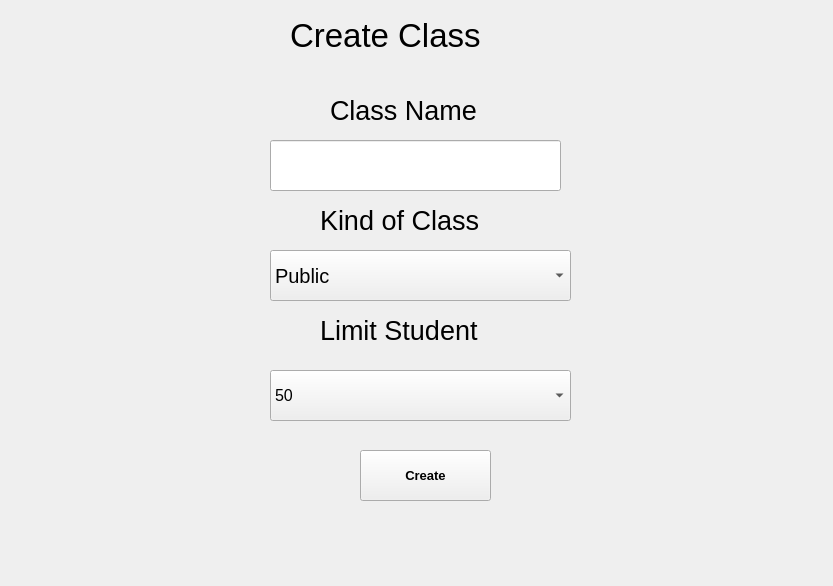
<?xml version="1.0" encoding="UTF-8"?>
<ui version="4.0">
 <class>reaksaui2</class>
 <widget class="QWidget" name="reaksaui2">
  <property name="geometry">
   <rect>
    <x>0</x>
    <y>0</y>
    <width>833</width>
    <height>586</height>
   </rect>
  </property>
  <property name="windowTitle">
   <string>Form</string>
  </property>
  <property name="windowIcon">
   <iconset>
    <normaloff>D:/I Test (3).png</normaloff>D:/I Test (3).png</iconset>
  </property>
  <widget class="QLabel" name="label">
   <property name="geometry">
    <rect>
     <x>290</x>
     <y>0</y>
     <width>261</width>
     <height>71</height>
    </rect>
   </property>
   <property name="font">
    <font>
     <pointsize>25</pointsize>
    </font>
   </property>
   <property name="text">
    <string>Create Class </string>
   </property>
  </widget>
  <widget class="QLabel" name="label_2">
   <property name="geometry">
    <rect>
     <x>330</x>
     <y>90</y>
     <width>201</width>
     <height>41</height>
    </rect>
   </property>
   <property name="font">
    <font>
     <pointsize>20</pointsize>
    </font>
   </property>
   <property name="text">
    <string>Class Name</string>
   </property>
  </widget>
  <widget class="QLineEdit" name="lineEdit">
   <property name="geometry">
    <rect>
     <x>270</x>
     <y>140</y>
     <width>291</width>
     <height>51</height>
    </rect>
   </property>
   <property name="font">
    <font>
     <pointsize>20</pointsize>
    </font>
   </property>
  </widget>
  <widget class="QPushButton" name="pushButton">
   <property name="geometry">
    <rect>
     <x>360</x>
     <y>450</y>
     <width>131</width>
     <height>51</height>
    </rect>
   </property>
   <property name="font">
    <font>
     <pointsize>10</pointsize>
     <weight>75</weight>
     <bold>true</bold>
    </font>
   </property>
   <property name="text">
    <string>Create</string>
   </property>
  </widget>
  <widget class="QLabel" name="label_3">
   <property name="geometry">
    <rect>
     <x>320</x>
     <y>200</y>
     <width>201</width>
     <height>41</height>
    </rect>
   </property>
   <property name="font">
    <font>
     <pointsize>20</pointsize>
    </font>
   </property>
   <property name="text">
    <string>Kind of Class</string>
   </property>
  </widget>
  <widget class="QComboBox" name="comboBox">
   <property name="geometry">
    <rect>
     <x>270</x>
     <y>250</y>
     <width>301</width>
     <height>51</height>
    </rect>
   </property>
   <property name="font">
    <font>
     <pointsize>15</pointsize>
    </font>
   </property>
   <item>
    <property name="text">
     <string>Public</string>
    </property>
   </item>
   <item>
    <property name="text">
     <string>Privite</string>
    </property>
   </item>
  </widget>
  <widget class="QLabel" name="label_4">
   <property name="geometry">
    <rect>
     <x>320</x>
     <y>310</y>
     <width>201</width>
     <height>41</height>
    </rect>
   </property>
   <property name="font">
    <font>
     <pointsize>20</pointsize>
    </font>
   </property>
   <property name="text">
    <string>Limit Student</string>
   </property>
  </widget>
  <widget class="QComboBox" name="comboBox_2">
   <property name="geometry">
    <rect>
     <x>270</x>
     <y>370</y>
     <width>301</width>
     <height>51</height>
    </rect>
   </property>
   <property name="font">
    <font>
     <pointsize>12</pointsize>
    </font>
   </property>
   <item>
    <property name="text">
     <string>50</string>
    </property>
   </item>
   <item>
    <property name="text">
     <string>Bigger 100</string>
    </property>
   </item>
   <item>
    <property name="text">
     <string>Bigger 120</string>
    </property>
   </item>
   <item>
    <property name="text">
     <string>Bigger 200</string>
    </property>
   </item>
   <item>
    <property name="text">
     <string>Bigger 500</string>
    </property>
   </item>
   <item>
    <property name="text">
     <string>No Limit</string>
    </property>
   </item>
  </widget>
 </widget>
 <resources/>
 <connections>
  <connection>
   <sender>pushButton</sender>
   <signal>clicked()</signal>
   <receiver>reaksaui2</receiver>
   <slot>OpentHomeTecher()</slot>
   <hints>
    <hint type="sourcelabel">
     <x>407</x>
     <y>313</y>
    </hint>
    <hint type="destinationlabel">
     <x>304</x>
     <y>353</y>
    </hint>
   </hints>
  </connection>
 </connections>
 <slots>
  <slot>OpentHomeTecher()</slot>
  <slot>on_pushButton_clicked()</slot>
 </slots>
</ui>
